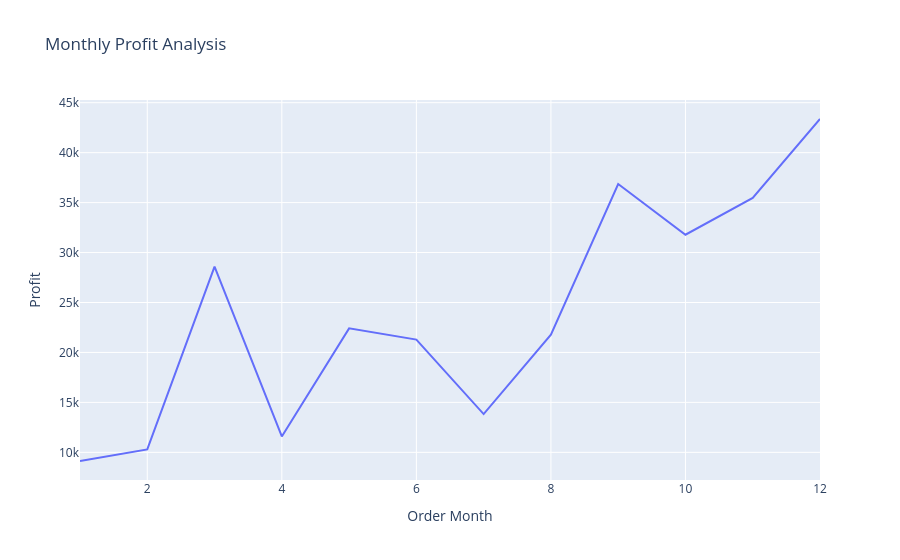

This figure's notebook cell:
### Markdown cell above
### Monthly Profit Analysis

### Code cell
profit_by_month = data.groupby('Order Month')['Profit'].sum().reset_index()
fig = px.line(profit_by_month, 
              x='Order Month', 
              y='Profit', 
              title='Monthly Profit Analysis')
fig.show()

### Figure 1 — Plotly figure (JSON) as saved in the notebook; plotly's stock layout.template omitted (floating-point values rounded to 4 significant figures)
{"data": [{"hovertemplate": "Order Month=%{x}<br>Profit=%{y}<extra></extra>", "legendgroup": "", "line": {"color": "#636efa", "dash": "solid"}, "marker": {"symbol": "circle"}, "mode": "lines", "name": "", "orientation": "v", "showlegend": false, "type": "scatter", "x": [1, 2, 3, 4, 5, 6, 7, 8, 9, 10, 11, 12], "xaxis": "x", "y": [9134.0, 10290.0, 28590.0, 11590.0, 22410.0, 21290.0, 13830.0, 21780.0, 36860.0, 31780.0, 35470.0, 43370.0], "yaxis": "y"}], "layout": {"legend": {"tracegroupgap": 0}, "title": {"text": "Monthly Profit Analysis"}, "xaxis": {"anchor": "y", "domain": [0, 1], "title": {"text": "Order Month"}}, "yaxis": {"anchor": "x", "domain": [0, 1], "title": {"text": "Profit"}}}}
